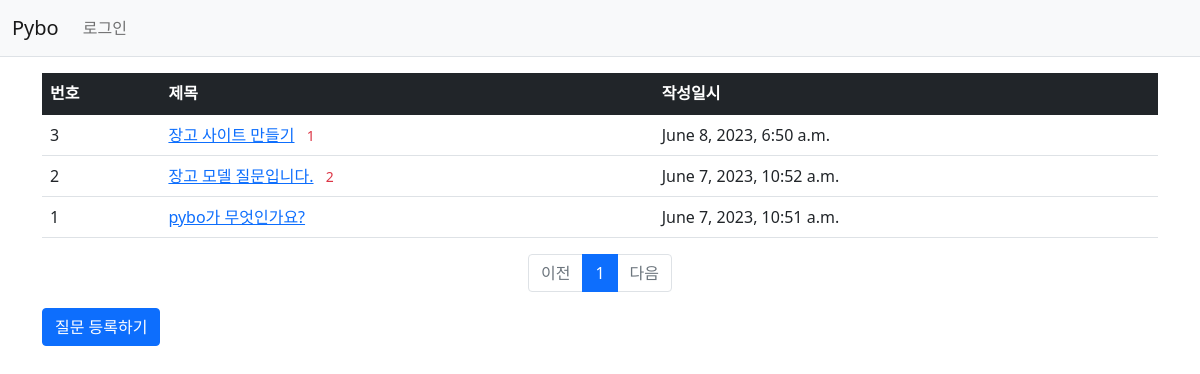
The page /pybo/ on the database as committed earlier.
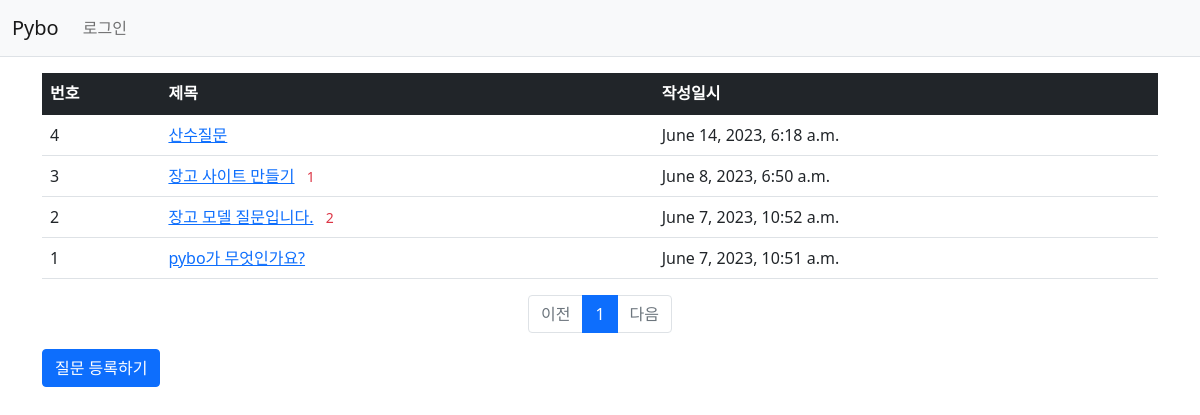
The same page on the database as committed later.
### pybo/models.py (models this page shows, shortened)
class Question(models.Model):
    subject = models.CharField(max_length=200)
    content = models.TextField()
    create_date = models.DateTimeField()

### pybo/views.py (the view)
# urls.py: path('', views.index, name='index'),  # '/' 에 해당되는 path
def index(request):
    page = request.GET.get('page', '1')  # 페이지
    question_list = Question.objects.order_by('-create_date')
    paginator = Paginator(question_list, 10)  # 페이지당 10개씩 보여주기
    page_obj = paginator.get_page(page)
    context = {'question_list': page_obj}
    return render(request, 'pybo/question_list.html', context)

### pybo/templatetags/pybo_filter.py (called while the page is built)
@register.filter
def sub(value, arg):
    return value - arg

### templates/pybo/question_list.html (shortened to what this page needs)
{% extends 'base.html' %}
{% load pybo_filter %}
{% block content %}
<div class="container my-3">
    <table class="table">
        <thead>
        <tr class="table-dark">
            <th>번호</th>
            <th>제목</th>
            <th>작성일시</th>
        </tr>
        </thead>
        <tbody>
        {% if question_list %}
        {% for question in question_list %}
        <tr>
            <td>
                {{ question_list.paginator.count|sub:question_list.start_index|sub:forloop.counter0|add:1 }}
            </td>
            <td>
                <a href="{% url 'pybo:detail' question.id %}">{{ question.subject }}</a>
                {% if question.answer_set.count > 0 %}
                    <span class="text-danger small mx-2">{{ question.answer_set.count }}</span>
                {% endif %}
            </td>
            <td>{{ question.create_date }}</td>
        </tr>
        {% endfor %}
        {% else %}
        <tr>
            <td colspan="3">질문이 없습니다.</td>
        </tr>
        {% endif %}
        </tbody>
    </table>
    <ul class="pagination justify-content-center">
        {% if question_list.has_previous %}
        <li class="page-item">
            <a class="page-link" href="?page={{ question_list.previous_page_number }}">이전</a>
        </li>
        {% else %}
        <li class="page-item disabled">
            <a class="page-link" tabindex="-1" aria-disabled="true" href="#">이전</a>
        </li>
        {% endif %}
        {% for page_number in question_list.paginator.page_range %}
            {% if page_number >= question_list.number|add:-5 and page_number <= question_list.number|add:5 %}
                {% if page_number == question_list.number %}
                <li class="page-item active" aria-current="page">
                    <a class="page-link" href="?page={{ page_number }}">{{ page_number }}</a>
                </li>
                {% else %}
                <li class="page-item">
                    <a class="page-link" href="?page={{ page_number }}">{{ page_number }}</a>
                </li>
                {% endif %}
            {% endif %}
        {% endfor %}
        {% if question_list.has_next %}
        <li class="page-item">
            <a class="page-link" href="?page={{ question_list.next_page_number }}">다음</a>
        </li>
        {% else %}
        <li class="page-item disabled">
            <a class="page-link" tabindex="-1" aria-disabled="true" href="#">다음</a>
        </li>
        {% endif %}
    </ul>
    <a href="{% url 'pybo:question_create' %}" class="btn btn-primary">질문 등록하기</a>
</div>
{% endblock %}

### templates/base.html (shortened to what this page needs)
{% load static %}
<!doctype html>
<html lang="ko">
<head>
    <link rel="stylesheet" type="text/css" href="{% static 'bootstrap.min.css' %}">
    <link rel="stylesheet" type="text/css" href="{% static 'style.css' %}">
</head>
<body>
{% include "navbar.html" %}
{% block content %}
{% endblock %}
</body>
</html>

### templates/navbar.html (shortened to what this page needs)
<nav class="navbar navbar-expand-lg navbar-light bg-light border-bottom">
    <div class="container-fluid">
        <a class="navbar-brand" href="{% url 'pybo:index' %}">Pybo</a>
        <div class="collapse navbar-collapse" id="navbarSupportedContent">
            <ul class="navbar-nav me-auto mb-2 mb-lg-0">
                <li class="nav-item">
                    {% if user.is_authenticated %}
                        <a class="nav-link" href="{% url 'common:logout' %}">{{ user.username }} (로그아웃)</a>
                    {% else %}
                        <a class="nav-link" href="{% url 'common:login' %}">로그인</a>
                    {% endif %}
                </li>
            </ul>
        </div>
    </div>
</nav>

Rows that differ between the two databases and show on the page:
added Question: paginator.count|sub "4", subject "산수질문", create_date "June 14, 2023, 6:18 a.m."
